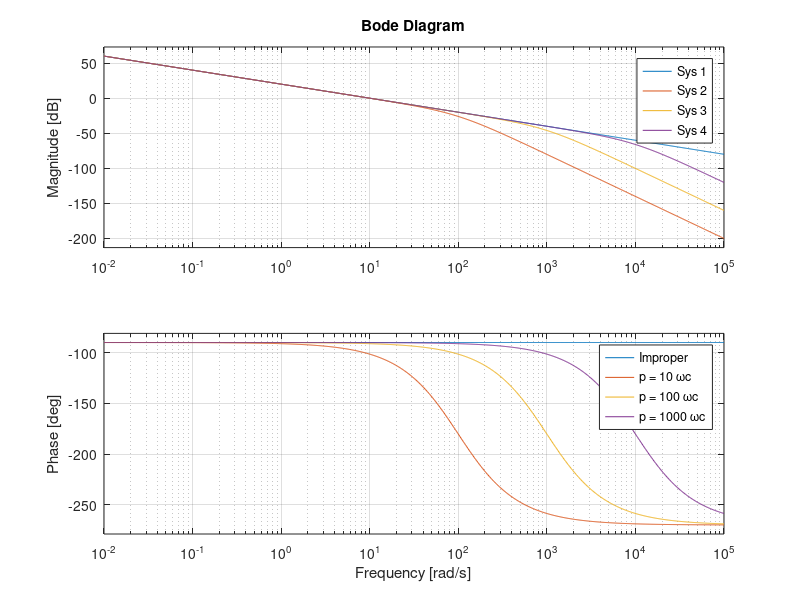
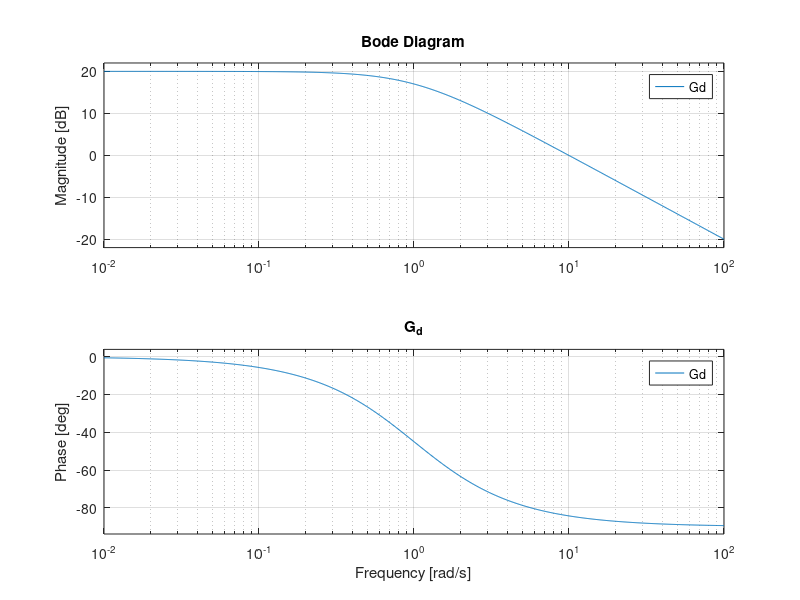

Write MATLAB code to recreate these figures, in order. (Note: this script raises an error after producing the figures.)
%% Task 4.2.1
% for which frew is control action needed? 
clear all
close all
s = tf('s');
G = 20/((s + 1)*((s/20)^2+s/20 + 1));
figure; bode(G); grid on 
Gd = 10/(s + 1);
figure;  bode(Gd); title('G_d'); grid on
wc = 9.95; % rad/s avlest fran bode av G

Fy = 1/G*wc/s;

p10     = 10*wc;
p100    = 100*wc;
p1000   = 1000*wc;

Fy0 = p10*p10*Fy/((s+p10)^2);
Fy1 = p100*p100*Fy/((s+p100)^2);
Fy2 = p1000*p1000*Fy/((s+p1000)^2);

figure(1); bode(Fy*G,Fy0*G,Fy1*G,Fy2*G); grid on; 
legend('Improper','p = 10 \omegac','p = 100 \omegac', 'p = 1000 \omegac'); 
lines = findobj(gcf,'Type','Line');
for i = 1:numel(lines)
  lines(i).LineWidth = 2.0;
end

figure(3); step(1/(1+Fy*G)*Gd, 1/(1+Fy0*G)*Gd , 1/(1+Fy1*G)*G);
legend('Improper','p = 10 \omegac','p = 100 \omegac'); 
lines = findobj(gcf,'Type','Line');
for i = 1:numel(lines)
  lines(i).LineWidth = 2.0;
end
%%
% we want abs(1/(1+Fy*G)*Gd) < 1
figure(4); 
bodemag( 1/(1+Fy0*G)*Gd,1/(1+Fy1*G)*Gd); legend('p = 100 \omegac','p = 1000 \omegac'); title('Closed loop < 1')
% we want |L|>|G_d| at frec in 0<wc
figure(5); 
bodemag(Fy0*G,Fy1*G,'r-.',Gd,'k.-.',[1,wc])
lines = findobj(gcf,'Type','Line');
for i = 1:numel(lines)
  lines(i).LineWidth = 2.0;
end
legend('L p = 100 \omegac','L p = 1000 \omegac', 'G_d'); title('abs(L) > abs(Gd) ');

%% 
wi = 6; % best performance! compared to 7 and 10 
figure(6); clf; hold on

% Fy = (s + wi)/s*1/G*Gd; %% which is improper so we add two poles
Fy2 = (s + wi)/s*1/G*Gd/((s+p1)^2)*p1^2;
subplot(2,1,1); hold on; step(1/(1+Fy2*G)*Gd);
subplot(2,1,2); hold on; bodemag(Fy2,inv(G)*Gd,[0.0001,10]);legend('Fy','1/G*Gd'); grid on;

lines = findobj(gcf,'Type','Line');
for i = 1:numel(lines)
  lines(i).LineWidth = 1.5;
end
figure(8); step(Fy2*G/(1+Fy*G))
%%  4.2.2 check r --> y 

figure(8); step(Fy2*G/(1+Fy*G))


%% q 4.2.3

% first add lead action to F_y to reduce overshoot
wi = 6; 
p1 = 10 * wc; 
Fy = (s + wi)/s*1/G*Gd;
Fy2 = Fy /((s+p1)^2)*p1^2;

% How do we tune these paramters!?
wc = 10
% desired wc = 1 rad/s
[m,p] =bode(Fy2*G,wc)
K1 = 1/m
% figure; bode(Fy2*G*K1)
Beta = 0.4903;
Tau_d = 1/(wc*sqrt(Beta));
% K1 = 1.0517

lead = K1 * (Tau_d * s + 1) / ( Beta * Tau_d  * s +1); 

% check if Fy3 reduces overshoot: 
Fy3 = Fy2 * lead;
closed_2 = 1/(1+Fy2*G)*Fy2*G;
closed_3 = 1/(1+Fy3*G)*Fy3*G;
figure(9);clf
hold on
step(closed_2);
step(closed_3);
legend('without lead-link','with lead-link')
grid on 
hold off
stepinfo(closed_3) % overshoot is < 10%!

% Designing Fr filter
% design Fr: WIP
L = Fy3*G;
S = 1/(1 + L);
T = L/(1+L);
Tau = 0.5; 
Fr = 1 / (1 + Tau * s); 

figure(3); clf; hold on; 
step(Fy3*Fr*S); step(Fy3*Gd*S); step(Fy3*Fr*S-Fy3*Gd*S)
title('Magnitude of u signals')

%% Checking _ALL_ coonditions!!!!!!!!!!!!!!!!!!!!!!!!!
figure(11);
subplot(1,3,1); step(closed_3); title('step r -> y'); grid on
subplot(1,3,2); step(1/(1+Fy*G)*Gd); grid on; title('step d -> y')
subplot(1,3,3); hold on; 
step(Fy3*Fr*S); step(Fy3*Gd*S); step(Fy3*Fr*S-Fy3*Gd*S);legend('Fr*Fy*S','Fy*Gd*S','Fr*Fy*S-Fy*Gd*S'); grid on
title('|u|')

lines = findobj(gcf,'Type','Line');
for i = 1:numel(lines)
  lines(i).LineWidth = 1.5;
end

figure(12);
subplot(1,2,1);
bodemag(S); title('S(i\omega)'); grid on
subplot(1,2,2);
bodemag(T); title('T(i\omega)'); grid on



lines = findobj(gcf,'Type','Line');
for i = 1:numel(lines)
  lines(i).LineWidth = 1.5;
end
